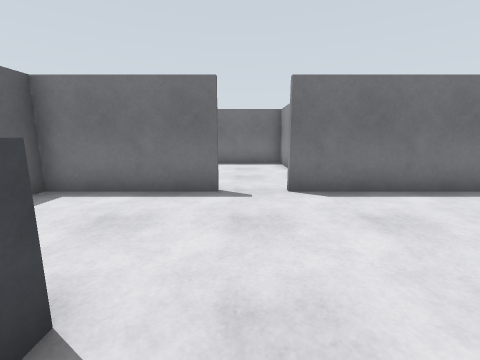
view 1 (above)

23 first-person views from a walk through a Gazebo world. The camera is 1.2 m above the floor, tilts 10° down and sees 90° across. The floor is counted in squares, 1 m on a side. Each view is taken from the middle of a square. On the plan, view 1 faces up. The plan holds only what a view shows up to about 11 squares ahead; the rest is blank. The place goes on beyond the plan.

view 2
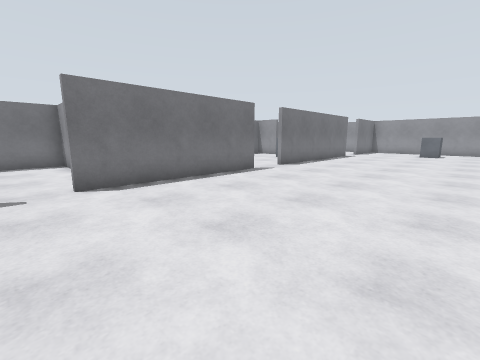

view 3
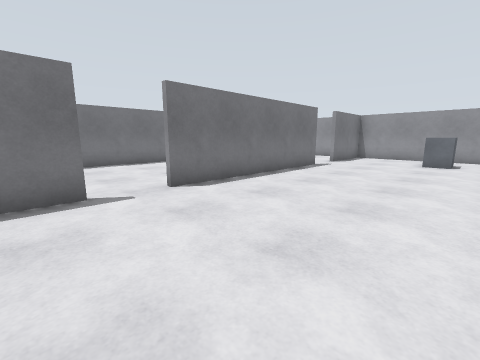

view 4
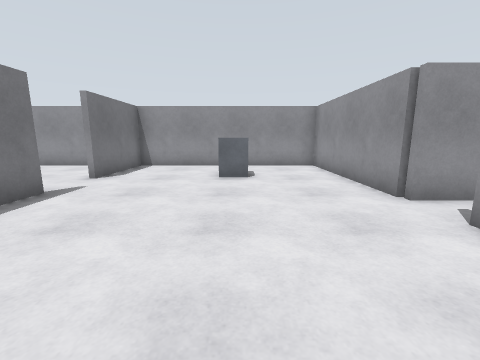

view 5
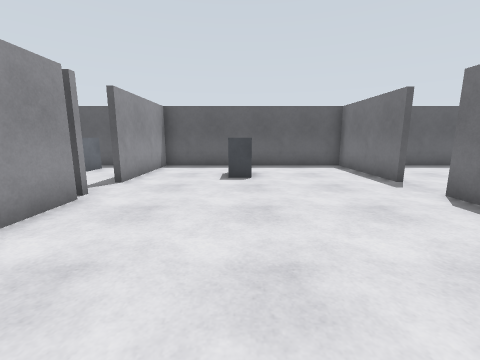

view 6
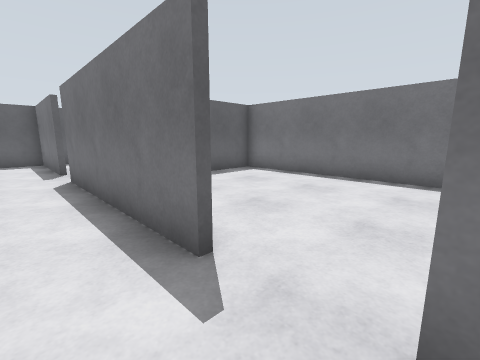

view 7
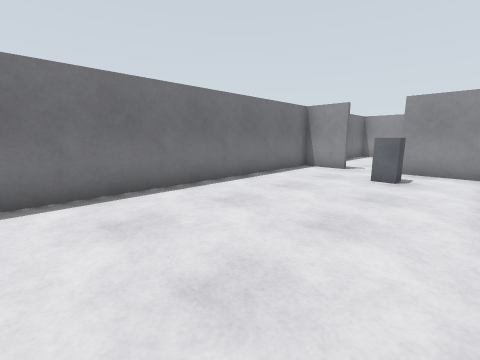

view 8
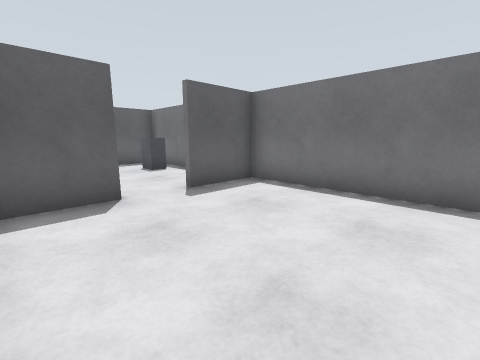

view 9
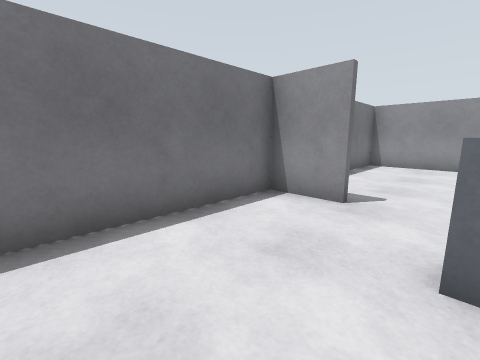

view 10
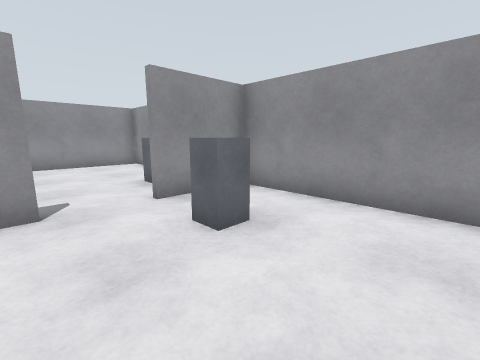

view 11
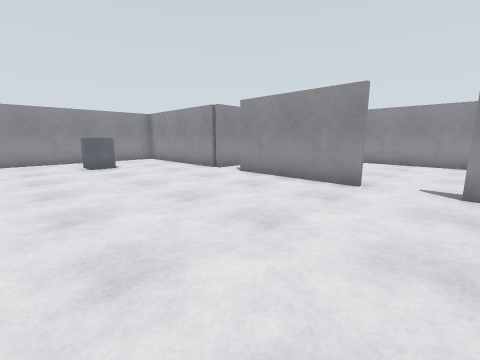

view 12
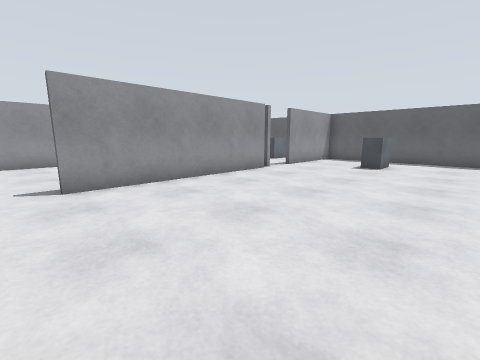

view 13
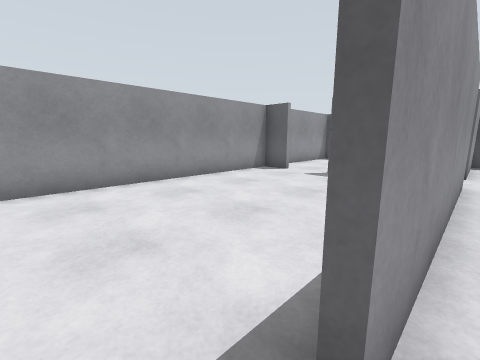

view 14
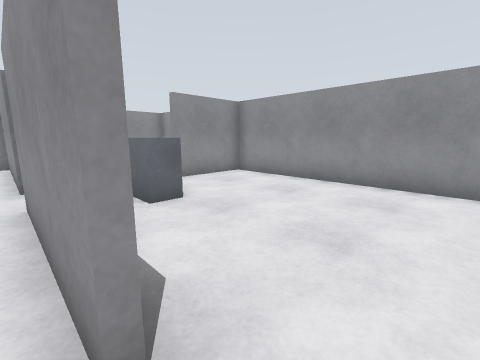

view 15
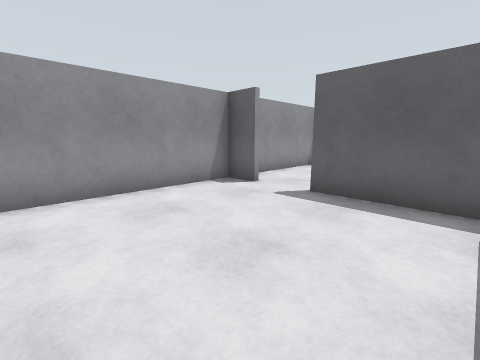

view 16
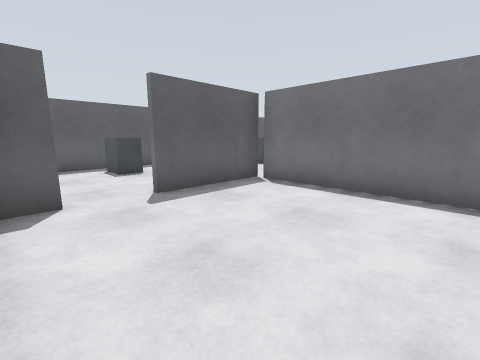

view 17
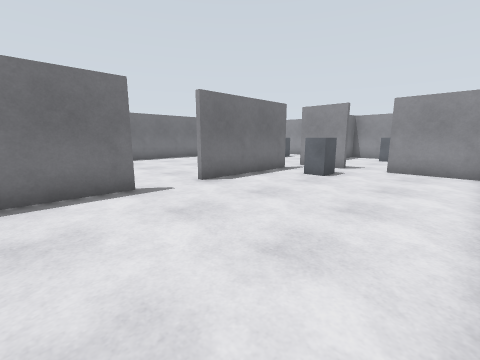

view 18
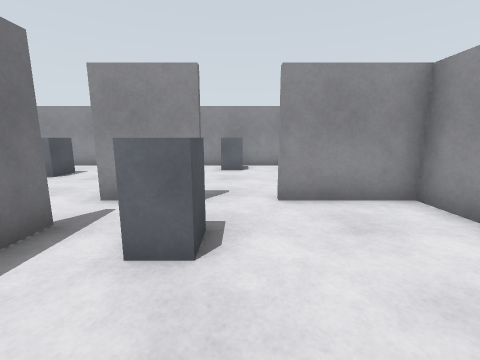

view 19
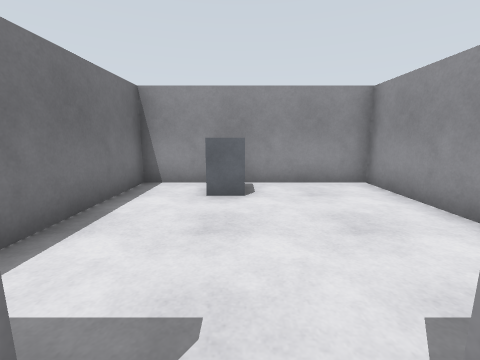

view 20
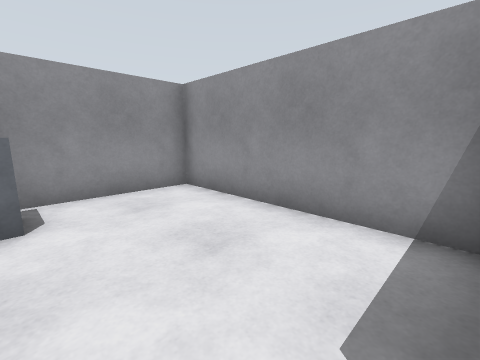

view 21
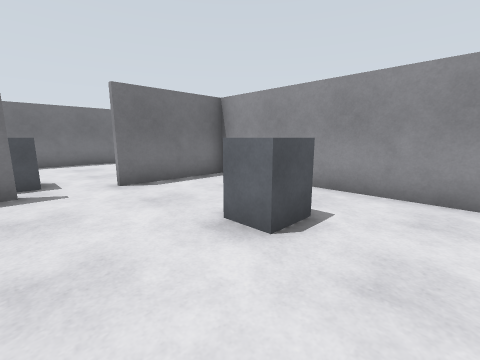

view 22
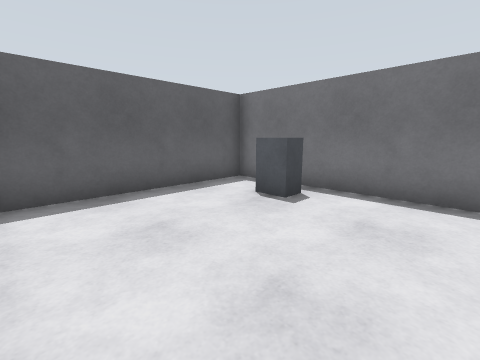

view 23
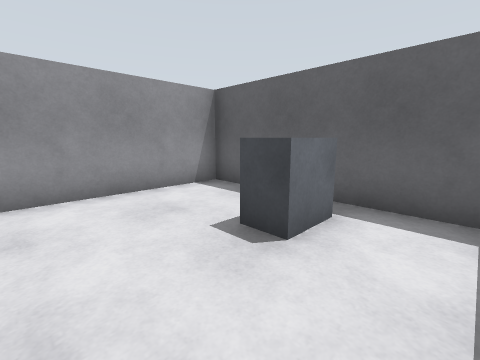

### Floor plan
Points are (right, up) in squares from view 1. A wall is a line through its corners. A room is listed if a view was taken in it or the views show most of it. See-through windows are left out.
Room 1 (views 1, 2, 3, 4, 5, 6, 11, 12, 21)
walls: (7.1, 5.3) (1, 5.3); (10, -2.2) (14.2, -2.2); (15.8, 5.3) (8.9, 5.3); (15.5, -2.2) (21.4, -2.2) (21.4, 11.4) (16.2, 11.4); (1.4, -2.2) (8.2, -2.2); (19.8, 5.5) (21.4, 5.5); (-0.4, 5.3) (-4.4, 5.3) (-4.4, -2.2) (-0.4, -2.2); (21.5, 5.3) (18, 5.3)
ways out: opening at (8, 5) to room 2; opening at (15, 8.5) to room 2; opening at (9.5, -2) to room 3; opening at (15, -2) to room 3; opening at (0.5, 5) to room 5; opening at (0, -2) to room 6
objects: grey box (-2, 1) to (-1, 1); grey box (16, 6) to (16, 7); grey box (19, 1)
Room 2 (views 7, 8, 9, 10)
walls: (9.9, 5.5) (14.4, 5.5) (14.4, 8); (2.1, 7.6) (2.1, 5.9); (2.1, 11.5) (2.1, 9.1); (14.4, 9.6) (14.4, 11.4) (2, 11.4)
ways out: opening at (8, 5) to room 1; opening at (15, 8.5) to room 1; opening at (2, 8.5) to room 5
objects: grey box (13, 8)
Room 3 (views 13, 14, 15, 16, 17, 18, 19)
walls: (8.2, -2.4) (1.4, -2.4); (14.2, -2.4) (10, -2.4); (15.5, -4.4) (15.5, -2.2); (1.1, -7.2) (1.1, -8.4) (15.5, -8.4) (15.5, -5.8); (1.1, -2.2) (1.1, -5.8)
ways out: opening at (9.5, -2) to room 1; opening at (15, -2) to room 1; opening at (16, -5) to room 4; opening at (1, -6.5) to room 6
objects: grey box (13, -4) to (14, -4)
Room 4 (view 20)
walls: (15.9, -8.4) (21.4, -8.4) (21.4, -2.4) (17.4, -2.4)
ways out: opening at (16, -5) to room 3
objects: grey box (20, -5) to (21, -5)
Room 5 (view 22)
walls: (1.9, 9.5) (1.9, 11.5); (2, 11.4) (-4.4, 11.4) (-4.4, 5.9)
ways out: opening at (0.5, 5) to room 1; opening at (2, 8.5) to room 2
objects: grey box (-2, 10)
Room 6 (view 23)
walls: (-4.4, -2.9) (-4.4, -8.4) (0.1, -8.4)
ways out: opening at (0, -2) to room 1; opening at (1, -6.5) to room 3
objects: grey box (-3, -5)

Positions as (right, up) in squares from view 1, and headings:
1: (0, 0), facing up
2: (0, -1), facing up-right
3: (6, 0), facing up-right
4: (11, 1), facing right
5: (6, 1), facing left
6: (9, 4), facing up-left
7: (5, 6), facing up-right
8: (7, 6), facing up-left
9: (10, 8), facing up-right
10: (10, 10), facing down-right
11: (8, 4), facing down-right
12: (9, 4), facing down-left
13: (9, -2), facing down-left
14: (9, -2), facing down-right
15: (6, -3), facing down-left
16: (6, -8), facing up-left
17: (6, -8), facing up-right
18: (11, -5), facing right
19: (15, -5), facing right
20: (16, -5), facing down-right
21: (16, -1), facing up-right
22: (1, 6), facing up-left
23: (0, -3), facing down-left
